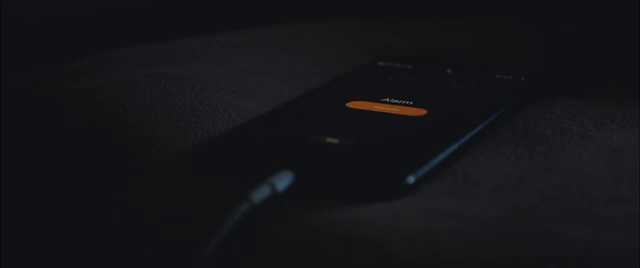
#> input picture frame 140 of AWTODIDAK/WEB DEVELOPMENT/format video/morning _ cinematic video.mp4, 640 x 268 px, given in place of the camera
$ python trackMuka.py
#> lines starting #> are read from the running program, lines starting #| are printed output that depends on the picture; after the words box and inside, x2 and y2 are one past the last pixel; in counts of white or black regions, pixels touching at a corner belong together
import cv2
import numpy as np

# Muat model deteksi wajah dan mata
face_cascade = cv2.CascadeClassifier(cv2.data.haarcascades + 'haarcascade_frontalface_default.xml')
eye_cascade = cv2.CascadeClassifier(cv2.data.haarcascades + 'haarcascade_eye.xml')

# Buka kamera
cap = cv2.VideoCapture(0)

# Tentukan codec dan buat objek VideoWriter untuk menyimpan video
fourcc = cv2.VideoWriter_fourcc(*'XVID')
out = cv2.VideoWriter('output.avi', fourcc, 20.0, (640, 480))

while True:
    # Baca frame dari kamera
    ret, frame = cap.read()
#> frame is the input picture: shape (268, 640, 3); mean B, G, R 23.4, 20.9, 20.2

    if not ret:
        break

    # Konversi frame ke grayscale
    gray = cv2.cvtColor(frame, cv2.COLOR_BGR2GRAY)

    # Histogram equalization untuk meningkatkan kontras
    gray = cv2.equalizeHist(gray)
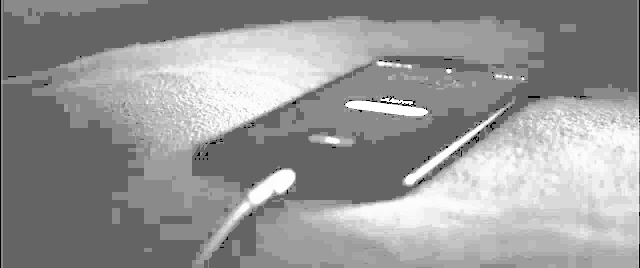
#> gray: shape (268, 640); min 0, max 255, mean 151.7

    # Deteksi wajah di frame
    faces = face_cascade.detectMultiScale(gray, 1.1, 4)
#> faces = ()

    # Gambar kotak di sekitar wajah yang terdeteksi
    for (x, y, w, h) in faces:
        cv2.rectangle(frame, (x, y), (x + w, y + h), (255, 0, 0), 2)

        # Region of interest (ROI) untuk mata
        roi_gray = gray[y:y + h, x:x + w]
        roi_color = frame[y:y + h, x:x + w]

        # Deteksi mata dalam wajah
        eyes = eye_cascade.detectMultiScale(roi_gray)
        for (ex, ey, ew, eh) in eyes:
            cv2.rectangle(roi_color, (ex, ey), (ex + ew, ey + eh), (0, 255, 0), 2)
#> this loop made 0 passes

    # Konversi frame ke HSV untuk deteksi kulit
    hsv = cv2.cvtColor(frame, cv2.COLOR_BGR2HSV)
#> hsv: shape (268, 640, 3); mean H, S, V 98.1, 40.2, 23.7

    # Tentukan rentang warna kulit dalam HSV
    lower_skin = np.array([0, 20, 70], dtype=np.uint8)
    upper_skin = np.array([20, 255, 255], dtype=np.uint8)

    # Threshold HSV gambar untuk mendapatkan warna kulit saja
    mask = cv2.inRange(hsv, lower_skin, upper_skin)
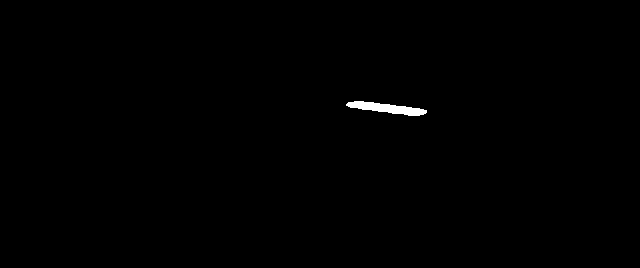
#> mask: shape (268, 640); 0.36% white; 1 white region, box (x1, y1, x2, y2) and area: (346, 101, 427, 116) 616

    # Aplikasikan filter median untuk mengurangi noise
    mask = cv2.medianBlur(mask, 5)
#> mask: shape (268, 640); 0.36% white; 1 white region

    # Temukan kontur di dalam mask
    contours, _ = cv2.findContours(mask, cv2.RETR_TREE, cv2.CHAIN_APPROX_SIMPLE)
#> contours = 1 contour; box (x1, y1, x2, y2) and area: (347, 101, 426, 116) 528

    # Lanjutkan jika ada kontur yang ditemukan
    if contours:
        # Kontur terbesar dianggap sebagai tangan
        max_contour = max(contours, key=cv2.contourArea)
#> max_contour = contour of 48 points, box (x1, y1, x2, y2) (347, 101, 426, 116), area 528

        # Pastikan kontur terbesar cukup besar
        if cv2.contourArea(max_contour) > 1000:
            # Dapatkan hull dan defect dari kontur terbesar
            hull = cv2.convexHull(max_contour, returnPoints=False)
            defects = cv2.convexityDefects(max_contour, hull)

            if defects is not None:
                count_defects = 0

                for i in range(defects.shape[0]):
                    s, e, f, d = defects[i, 0]
                    start = tuple(max_contour[s][0])
                    end = tuple(max_contour[e][0])
                    far = tuple(max_contour[f][0])

                    # Hitung jarak antar titik untuk menentukan jumlah jari
                    a = np.linalg.norm(np.array(start) - np.array(end))
                    b = np.linalg.norm(np.array(start) - np.array(far))
                    c = np.linalg.norm(np.array(end) - np.array(far))
                    angle = np.arccos((b**2 + c**2 - a**2) / (2 * b * c)) * 180 / np.pi

                    # Jika sudut antara defect kurang dari 90 derajat, hitung sebagai jari
                    if angle <= 90:
                        count_defects += 1
                        cv2.circle(frame, far, 5, (0, 0, 255), -1)
                        cv2.line(frame, start, end, (0, 255, 0), 2)
                        cv2.line(frame, start, far, (0, 255, 0), 2)
                        cv2.line(frame, end, far, (0, 255, 0), 2)

                # Tampilkan jumlah jari yang terdeteksi
                text = ""
                if count_defects == 0:
                    text = "1 Finger"
                elif count_defects == 1:
                    text = "2 Fingers"
                elif count_defects == 2:
                    text = "3 Fingers"
                elif count_defects == 3:
                    text = "4 Fingers"
                elif count_defects == 4:
                    text = "5 Fingers"
                cv2.putText(frame, text, (50, 50), cv2.FONT_HERSHEY_SIMPLEX, 2, (0, 0, 255), 2)
    # Tampilkan frame
    cv2.imshow('Face, Eye and Gesture Tracker', frame)

    # Simpan frame ke video
    out.write(frame)

    # Tekan 'q' untuk keluar dari loop
    if cv2.waitKey(1) & 0xFF == ord('q'):
#> (key q is pressed here)
        break

# Lepaskan kamera, writer dan tutup jendela
cap.release()
out.release()
cv2.destroyAllWindows()
